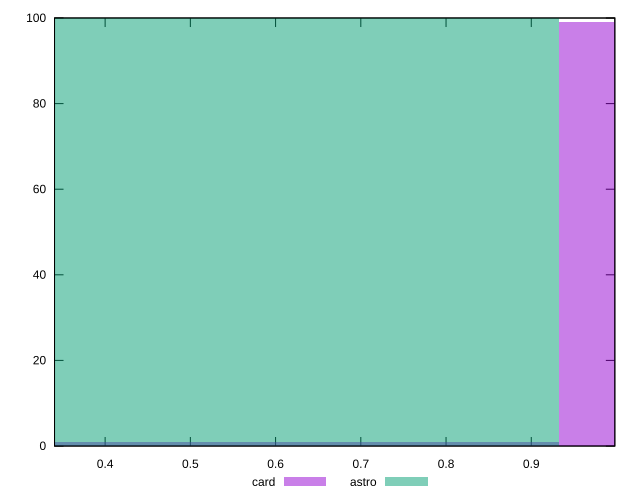

Write gnuplot code to recreate this figure.
reset

$card <<EOF
0.621390146162177 1
1.242780292324354 99
EOF

$astro <<EOF
0.621390146162177 100
EOF

set key outside below
set boxwidth 0.621390146162177
set xrange [0.34064048560138477:0.9980231261711547]
set yrange [0:100]
set trange [0:100]
set style fill transparent solid 0.5 noborder
set terminal svg size 640, 500 enhanced background rgb 'white'
set output "reports/report_00032_2021-02-25T10-28-15.087Z/meta/pScore/comparison/histogram/2_vs_3.svg"

plot $card title "card" with boxes, \
     $astro title "astro" with boxes

reset
